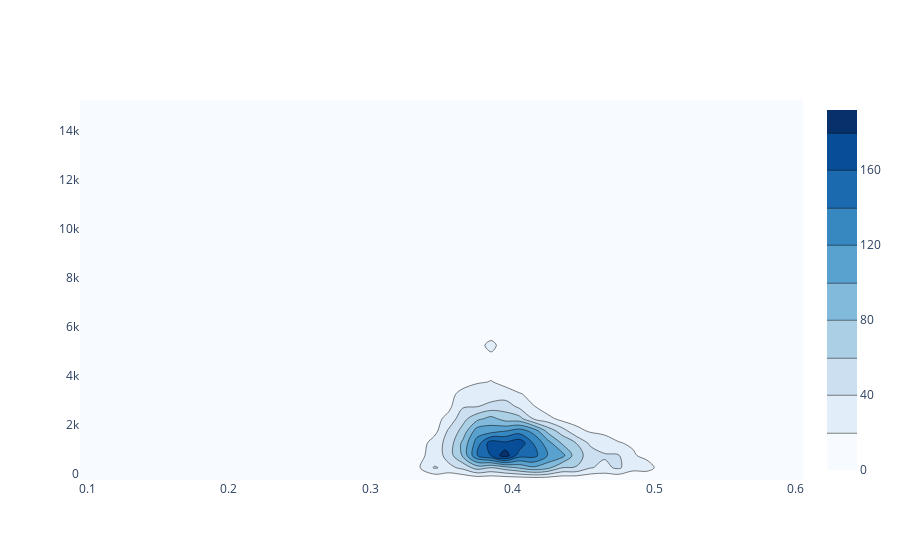

Here is the notebook cell this chart was saved with:
### Code cell
fig = go.Figure(go.Histogram2dContour(
        x = gcs,
        y = length,
        colorscale = 'Blues'
))

fig

### Figure 1 — Plotly figure (JSON) as saved in the notebook; plotly's stock layout.template omitted (floating-point values rounded to 4 significant figures; data arrays with more than 128 entries replaced by an {"elided": "..."} marker saying what was removed)
{"data": [{"colorscale": [[0, "rgb(247,251,255)"], [0.125, "rgb(222,235,247)"], [0.25, "rgb(198,219,239)"], [0.375, "rgb(158,202,225)"], [0.5, "rgb(107,174,214)"], [0.625, "rgb(66,146,198)"], [0.75, "rgb(33,113,181)"], [0.875, "rgb(8,81,156)"], [1, "rgb(8,48,107)"]], "type": "histogram2dcontour", "x": {"elided": "6034 float values"}, "y": {"elided": "6034 int values"}}], "layout": {}}
